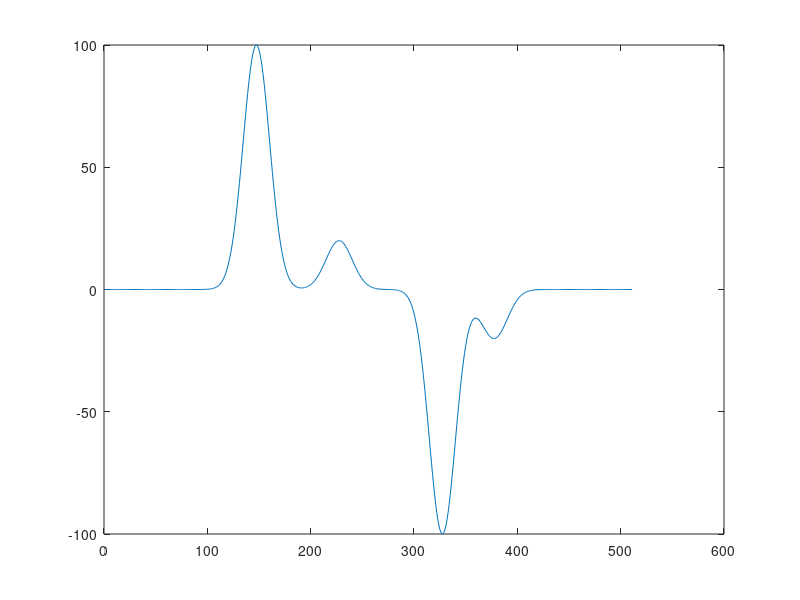

The MATLAB source for this figure: (Note: this script raises an error after producing the figure.)
n = 256; %Length signal
m = 256; %Length kernel
ue = zeros(n,1); %Exact signal
ue(20) = 100;
ue(100) = 20;
ue(200) = -100;
ue(250) = -20;
alpha = 1; %Regularization parameter
x_k = linspace(-10,10,m); %Build kernel
sigma = 1.0;
k = exp(-x_k.^ 2 / (2 * sigma ^ 2)); %Gaussian kernel
C = toeplitz([k'; zeros(n-1,1)],[k(1),zeros(1,n-1)]); %Convolution matrix
rng(1234)
noise = 0.0; %3; %Relative noise level
dis = rand(n+m-1,1); %Additive noise
y = C*ue+noise*dis*norm(C*ue,inf)*norm(dis,inf)^-1; %Disturbed convolution
figure(1)
plot(y) %Plot disturbed convolution


ul1 = quadprog(C,y,C,1);  %Calculate L1-reconstruction with quadprog in Matlab or Octave
%ul2 = ??? %Calculate L2-reconstruction by solving a linear system
%uls = ??? %Calculate the least-squares reconstruction
%by solving the normal equations.
figure(2)
plot(ul1) %Plot L1-reconstruction
hold on
%{
plot(ul2) %Plot L2-reconstruction
plot(ue) %Plot exact signal
hold off
figure(3)
plot(uls) %Plot least-squares reconstruction
%}